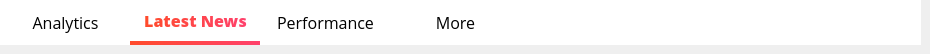
        <widget class="QWidget" name="News_6">
         <widget class="QWidget" name="widget_49" native="true">
          <property name="geometry">
           <rect>
            <x>0</x>
            <y>0</y>
            <width>921</width>
            <height>45</height>
           </rect>
          </property>
          <property name="styleSheet">
           <string notr="true">QWidget{
background-color: rgb(255, 255, 255);
}
QPushButton {
    border: none;
    padding: 5px 10px;
    font-size: 16px;
    font-weight: normal;
    color: black;
}

QPushButton:checked {
    border-bottom: 4px solid qlineargradient(x1:0, y1:0, x2:1, y2:0, stop:0 #FF4B2B, stop:1 #FF416C);
    border-right: none;
    border-top: none;
    color: qlineargradient(x1:0, y1:0, x2:1, y2:0, stop:0 #FF4B2B, stop:1 #FF416C);
    font-weight: 700;
}

QPushButton:hover {
    background-color: qlineargradient(x1:0, y1:0, x2:1, y2:0, stop:0 #f2f2f2, stop:1 #e6e6e6);
}</string>
          </property>
          <widget class="QPushButton" name="pushButton_94">
           <property name="geometry">
            <rect>
             <x>0</x>
             <y>0</y>
             <width>131</width>
             <height>45</height>
            </rect>
           </property>
           <property name="font">
            <font>
             <family>Open Sans</family>
             <pointsize>-1</pointsize>
             <weight>50</weight>
             <bold>false</bold>
            </font>
           </property>
           <property name="cursor">
            <cursorShape>PointingHandCursor</cursorShape>
           </property>
           <property name="styleSheet">
            <string notr="true"/>
           </property>
           <property name="text">
            <string>Analytics</string>
           </property>
          </widget>
          <widget class="QPushButton" name="pushButton_95">
           <property name="enabled">
            <bool>false</bool>
           </property>
           <property name="geometry">
            <rect>
             <x>130</x>
             <y>0</y>
             <width>131</width>
             <height>45</height>
            </rect>
           </property>
           <property name="font">
            <font>
             <family>Open Sans</family>
             <pointsize>-1</pointsize>
             <weight>50</weight>
             <bold>false</bold>
            </font>
           </property>
           <property name="styleSheet">
            <string notr="true"/>
           </property>
           <property name="text">
            <string>Latest News</string>
           </property>
           <property name="checkable">
            <bool>true</bool>
           </property>
           <property name="checked">
            <bool>true</bool>
           </property>
          </widget>
          <widget class="QPushButton" name="pushButton_96">
           <property name="geometry">
            <rect>
             <x>260</x>
             <y>0</y>
             <width>131</width>
             <height>45</height>
            </rect>
           </property>
           <property name="font">
            <font>
             <family>Open Sans</family>
             <pointsize>-1</pointsize>
             <weight>50</weight>
             <bold>false</bold>
            </font>
           </property>
           <property name="cursor">
            <cursorShape>PointingHandCursor</cursorShape>
           </property>
           <property name="styleSheet">
            <string notr="true"/>
           </property>
           <property name="text">
            <string>Performance</string>
           </property>
          </widget>
          <widget class="QPushButton" name="pushButton_97">
           <property name="geometry">
            <rect>
             <x>390</x>
             <y>0</y>
             <width>131</width>
             <height>45</height>
            </rect>
           </property>
           <property name="font">
            <font>
             <family>Open Sans</family>
             <pointsize>-1</pointsize>
             <weight>50</weight>
             <bold>false</bold>
            </font>
           </property>
           <property name="cursor">
            <cursorShape>PointingHandCursor</cursorShape>
           </property>
           <property name="styleSheet">
            <string notr="true"/>
           </property>
           <property name="text">
            <string>More</string>
           </property>
          </widget>
         </widget>
        </widget>
